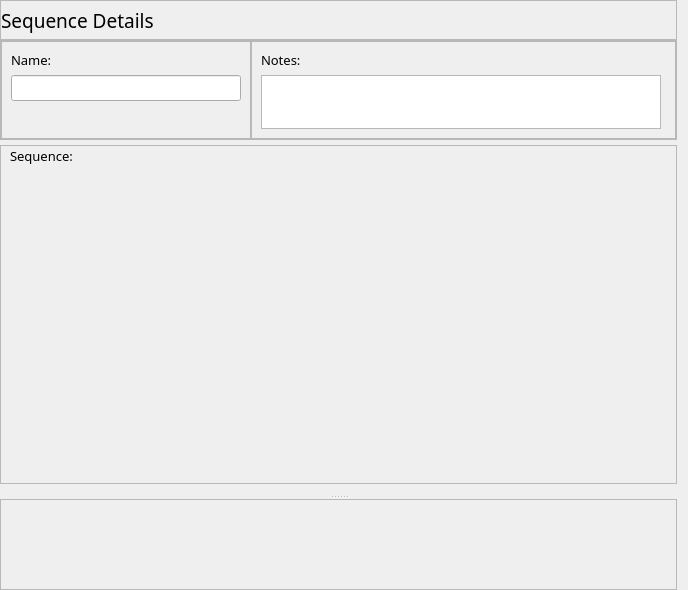
<?xml version="1.0" encoding="UTF-8"?>
<ui version="4.0">
 <class>SequenceDetailsPanel</class>
 <widget class="QFrame" name="SequenceDetailsPanel">
  <property name="geometry">
   <rect>
    <x>0</x>
    <y>0</y>
    <width>688</width>
    <height>590</height>
   </rect>
  </property>
  <property name="windowTitle">
   <string>Frame</string>
  </property>
  <property name="styleSheet">
   <string notr="true"/>
  </property>
  <property name="widgetResizable" stdset="0">
   <bool>true</bool>
  </property>
  <layout class="QVBoxLayout" name="verticalLayout">
   <property name="spacing">
    <number>0</number>
   </property>
   <property name="leftMargin">
    <number>0</number>
   </property>
   <property name="topMargin">
    <number>0</number>
   </property>
   <property name="bottomMargin">
    <number>0</number>
   </property>
   <item>
    <widget class="QFrame" name="titlePanel">
     <property name="sizePolicy">
      <sizepolicy hsizetype="Preferred" vsizetype="Fixed">
       <horstretch>0</horstretch>
       <verstretch>0</verstretch>
      </sizepolicy>
     </property>
     <property name="minimumSize">
      <size>
       <width>0</width>
       <height>40</height>
      </size>
     </property>
     <property name="maximumSize">
      <size>
       <width>16777215</width>
       <height>40</height>
      </size>
     </property>
     <property name="frameShape">
      <enum>QFrame::StyledPanel</enum>
     </property>
     <property name="frameShadow">
      <enum>QFrame::Raised</enum>
     </property>
     <layout class="QVBoxLayout" name="verticalLayout_2">
      <property name="spacing">
       <number>0</number>
      </property>
      <property name="margin">
       <number>0</number>
      </property>
      <item>
       <widget class="QLabel" name="sequenceTitle">
        <property name="font">
         <font>
          <family>Cabin</family>
          <pointsize>14</pointsize>
         </font>
        </property>
        <property name="text">
         <string>Sequence Details</string>
        </property>
        <property name="margin">
         <number>0</number>
        </property>
       </widget>
      </item>
     </layout>
    </widget>
   </item>
   <item>
    <widget class="QSplitter" name="splitter">
     <property name="orientation">
      <enum>Qt::Vertical</enum>
     </property>
     <property name="handleWidth">
      <number>5</number>
     </property>
     <property name="childrenCollapsible">
      <bool>false</bool>
     </property>
     <widget class="QWidget" name="sequenceDetails" native="true">
      <property name="sizePolicy">
       <sizepolicy hsizetype="Preferred" vsizetype="Fixed">
        <horstretch>0</horstretch>
        <verstretch>0</verstretch>
       </sizepolicy>
      </property>
      <property name="minimumSize">
       <size>
        <width>0</width>
        <height>360</height>
       </size>
      </property>
      <property name="styleSheet">
       <string notr="true"/>
      </property>
      <layout class="QVBoxLayout" name="verticalLayout_3" stretch="0,1">
       <property name="spacing">
        <number>5</number>
       </property>
       <property name="leftMargin">
        <number>0</number>
       </property>
       <property name="topMargin">
        <number>0</number>
       </property>
       <property name="rightMargin">
        <number>0</number>
       </property>
       <property name="bottomMargin">
        <number>10</number>
       </property>
       <item>
        <widget class="QFrame" name="frame_3">
         <property name="minimumSize">
          <size>
           <width>0</width>
           <height>85</height>
          </size>
         </property>
         <property name="maximumSize">
          <size>
           <width>16777215</width>
           <height>100</height>
          </size>
         </property>
         <property name="styleSheet">
          <string notr="true">#frame_3 {
	border-bottom: 1px solid #EEE;
}</string>
         </property>
         <property name="frameShape">
          <enum>QFrame::StyledPanel</enum>
         </property>
         <property name="frameShadow">
          <enum>QFrame::Raised</enum>
         </property>
         <layout class="QHBoxLayout" name="horizontalLayout">
          <property name="spacing">
           <number>0</number>
          </property>
          <property name="margin">
           <number>0</number>
          </property>
          <item>
           <widget class="QFrame" name="frame_4">
            <property name="minimumSize">
             <size>
              <width>250</width>
              <height>0</height>
             </size>
            </property>
            <property name="maximumSize">
             <size>
              <width>100</width>
              <height>16777215</height>
             </size>
            </property>
            <property name="frameShape">
             <enum>QFrame::StyledPanel</enum>
            </property>
            <property name="frameShadow">
             <enum>QFrame::Raised</enum>
            </property>
            <layout class="QVBoxLayout" name="verticalLayout_4">
             <item>
              <widget class="ValidatorLabel" name="nameLabel">
               <property name="font">
                <font>
                 <family>Cabin</family>
                 <pointsize>10</pointsize>
                 <weight>50</weight>
                 <bold>false</bold>
                </font>
               </property>
               <property name="text">
                <string>Name:</string>
               </property>
              </widget>
             </item>
             <item>
              <widget class="QLineEdit" name="nameValue">
               <property name="maximumSize">
                <size>
                 <width>250</width>
                 <height>16777215</height>
                </size>
               </property>
               <property name="font">
                <font>
                 <family>Cabin</family>
                 <pointsize>10</pointsize>
                </font>
               </property>
              </widget>
             </item>
             <item>
              <spacer name="verticalSpacer">
               <property name="orientation">
                <enum>Qt::Vertical</enum>
               </property>
               <property name="sizeHint" stdset="0">
                <size>
                 <width>20</width>
                 <height>40</height>
                </size>
               </property>
              </spacer>
             </item>
            </layout>
           </widget>
          </item>
          <item>
           <widget class="QFrame" name="frame_2">
            <property name="minimumSize">
             <size>
              <width>400</width>
              <height>0</height>
             </size>
            </property>
            <property name="maximumSize">
             <size>
              <width>16777215</width>
              <height>100</height>
             </size>
            </property>
            <property name="frameShape">
             <enum>QFrame::StyledPanel</enum>
            </property>
            <property name="frameShadow">
             <enum>QFrame::Raised</enum>
            </property>
            <layout class="QVBoxLayout" name="verticalLayout_6">
             <item>
              <widget class="QLabel" name="notesLabel">
               <property name="font">
                <font>
                 <family>Cabin</family>
                 <pointsize>10</pointsize>
                 <weight>50</weight>
                 <bold>false</bold>
                </font>
               </property>
               <property name="text">
                <string>Notes:</string>
               </property>
              </widget>
             </item>
             <item>
              <widget class="QTextEdit" name="notesValue">
               <property name="maximumSize">
                <size>
                 <width>400</width>
                 <height>16777215</height>
                </size>
               </property>
               <property name="font">
                <font>
                 <family>Cabin</family>
                 <pointsize>10</pointsize>
                </font>
               </property>
               <property name="tabChangesFocus">
                <bool>true</bool>
               </property>
               <property name="acceptRichText">
                <bool>false</bool>
               </property>
              </widget>
             </item>
            </layout>
           </widget>
          </item>
         </layout>
        </widget>
       </item>
       <item>
        <widget class="QFrame" name="frame">
         <property name="frameShape">
          <enum>QFrame::StyledPanel</enum>
         </property>
         <property name="frameShadow">
          <enum>QFrame::Raised</enum>
         </property>
         <layout class="QVBoxLayout" name="verticalLayout_5">
          <property name="topMargin">
           <number>0</number>
          </property>
          <item>
           <widget class="QLabel" name="sequenceLabel">
            <property name="maximumSize">
             <size>
              <width>16777215</width>
              <height>20</height>
             </size>
            </property>
            <property name="font">
             <font>
              <family>Cabin</family>
              <pointsize>10</pointsize>
              <weight>50</weight>
              <bold>false</bold>
             </font>
            </property>
            <property name="text">
             <string>Sequence:</string>
            </property>
           </widget>
          </item>
          <item>
           <widget class="Widgets::SequenceTextView" name="sequenceValue" native="true">
            <property name="enabled">
             <bool>true</bool>
            </property>
            <property name="maximumSize">
             <size>
              <width>650</width>
              <height>16777215</height>
             </size>
            </property>
            <property name="font">
             <font>
              <family>Cousine</family>
              <pointsize>9</pointsize>
             </font>
            </property>
            <property name="focusPolicy">
             <enum>Qt::ClickFocus</enum>
            </property>
            <property name="acceptDrops">
             <bool>false</bool>
            </property>
            <property name="tabChangesFocus" stdset="0">
             <bool>true</bool>
            </property>
            <property name="readOnly" stdset="0">
             <bool>true</bool>
            </property>
            <property name="acceptRichText" stdset="0">
             <bool>false</bool>
            </property>
           </widget>
          </item>
         </layout>
        </widget>
       </item>
      </layout>
     </widget>
     <widget class="PrimerListPanel" name="primerList">
      <property name="styleSheet">
       <string notr="true"/>
      </property>
      <property name="frameShape">
       <enum>QFrame::StyledPanel</enum>
      </property>
      <property name="frameShadow">
       <enum>QFrame::Raised</enum>
      </property>
     </widget>
    </widget>
   </item>
  </layout>
 </widget>
 <customwidgets>
  <customwidget>
   <class>Widgets::SequenceTextView</class>
   <extends>QWidget</extends>
   <header>widgets/SequenceTextView.h</header>
  </customwidget>
  <customwidget>
   <class>ValidatorLabel</class>
   <extends>QLabel</extends>
   <header>forms/PrimerDesign/Labels.h</header>
  </customwidget>
  <customwidget>
   <class>PrimerListPanel</class>
   <extends>QFrame</extends>
   <header>forms/PrimerDesign/PrimerListPanel.h</header>
   <container>1</container>
  </customwidget>
 </customwidgets>
 <resources/>
 <connections/>
</ui>
